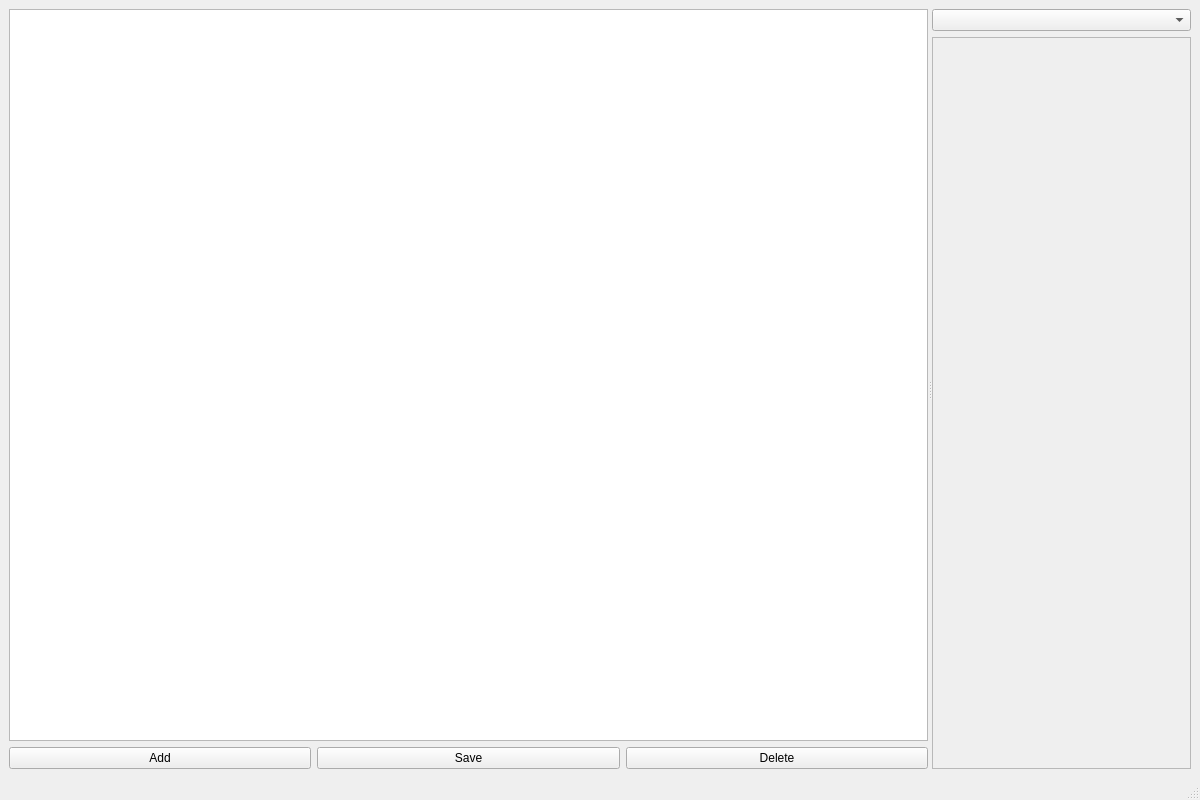
<?xml version="1.0" encoding="UTF-8"?>
<ui version="4.0">
 <class>MainWindow</class>
 <widget class="QMainWindow" name="MainWindow">
  <property name="geometry">
   <rect>
    <x>0</x>
    <y>0</y>
    <width>1200</width>
    <height>800</height>
   </rect>
  </property>
  <property name="windowTitle">
   <string>WifeyMOOC Editor</string>
  </property>
  <widget class="QWidget" name="centralwidget">
   <layout class="QHBoxLayout" name="horizontalLayout">
    <item>
     <widget class="QSplitter" name="mainSplitter">
      <property name="orientation">
       <enum>Qt::Horizontal</enum>
      </property>
      <widget class="QWidget" name="leftPanel">
       <layout class="QVBoxLayout" name="leftLayout">
        <item>
         <widget class="QListWidget" name="questionList">
          <property name="sizePolicy">
           <sizepolicy hsizetype="MinimumExpanding" vsizetype="Expanding">
            <horstretch>0</horstretch>
            <verstretch>0</verstretch>
           </sizepolicy>
          </property>
         </widget>
        </item>
        <item>
         <layout class="QHBoxLayout" name="buttonLayout">
          <item>
           <widget class="QPushButton" name="newButton">
            <property name="text">
             <string>Add</string>
            </property>
           </widget>
          </item>
          <item>
           <widget class="QPushButton" name="saveButton">
            <property name="text">
             <string>Save</string>
            </property>
           </widget>
          </item>
          <item>
           <widget class="QPushButton" name="deleteButton">
            <property name="text">
             <string>Delete</string>
            </property>
           </widget>
          </item>
         </layout>
        </item>
       </layout>
      </widget>
      <widget class="QWidget" name="rightPanel">
       <layout class="QVBoxLayout" name="rightPanelLayout">
        <item>
         <widget class="QComboBox" name="questionTypeSelector"/>
        </item>
        <item>
         <widget class="QFrame" name="mainEditorFrame">
          <property name="frameShape">
           <enum>QFrame::StyledPanel</enum>
          </property>
          <property name="frameShadow">
           <enum>QFrame::Raised</enum>
          </property>
          <layout class="QVBoxLayout" name="mainEditorFrameLayout">
           <property name="leftMargin">
            <number>0</number>
           </property>
           <property name="topMargin">
            <number>0</number>
           </property>
           <property name="rightMargin">
            <number>0</number>
           </property>
           <property name="bottomMargin">
            <number>0</number>
           </property>
          </layout>
         </widget>
        </item>
       </layout>
      </widget>
     </widget>
    </item>
   </layout>
  </widget>
  <widget class="QMenuBar" name="menubar">
   <property name="geometry">
    <rect>
     <x>0</x>
     <y>0</y>
     <width>1200</width>
     <height>22</height>
    </rect>
   </property>
  </widget>
  <widget class="QStatusBar" name="statusbar"/>
 </widget>
 <resources/>
 <connections/>
</ui>
